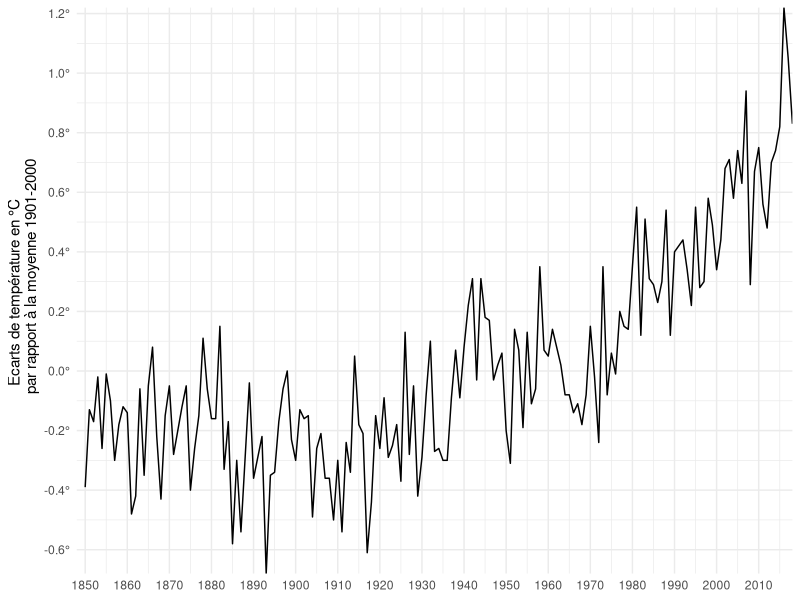
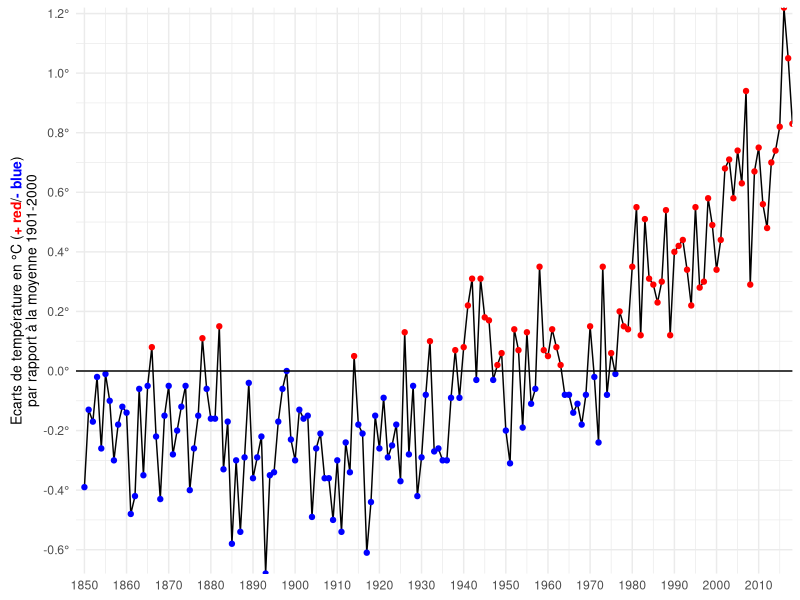
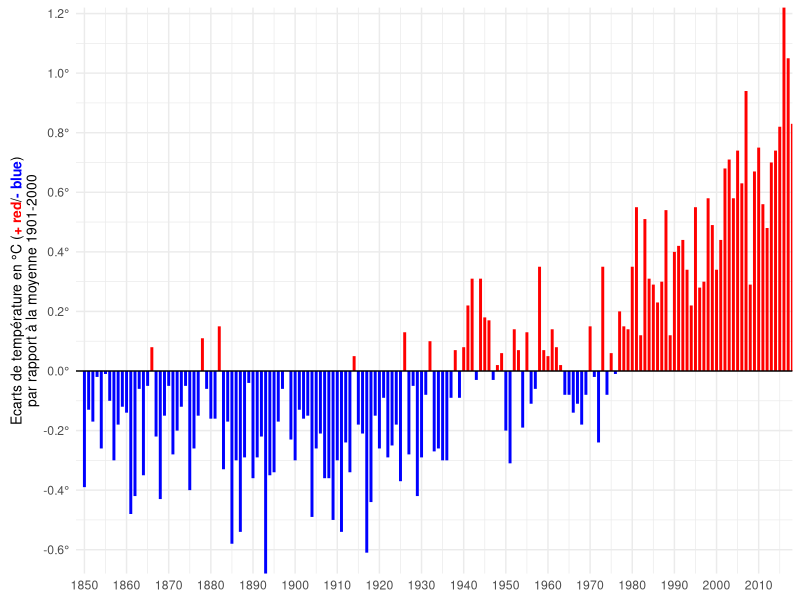
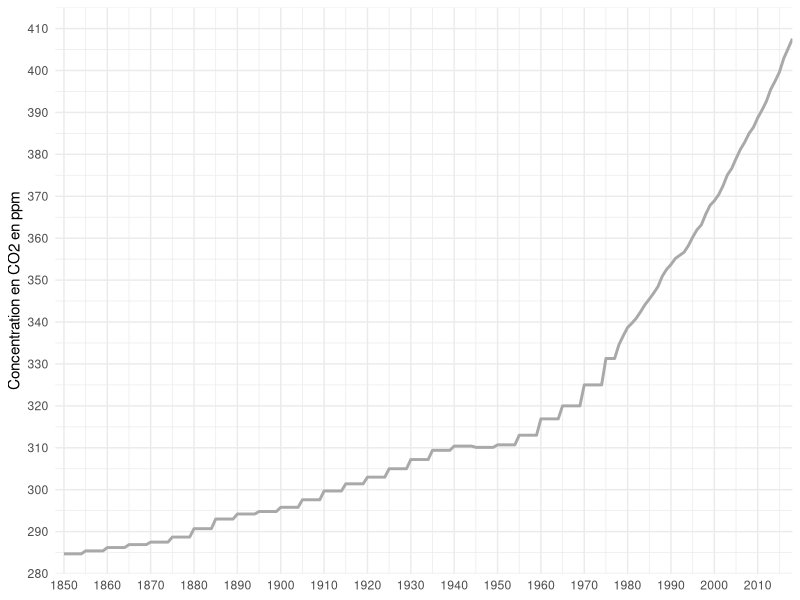
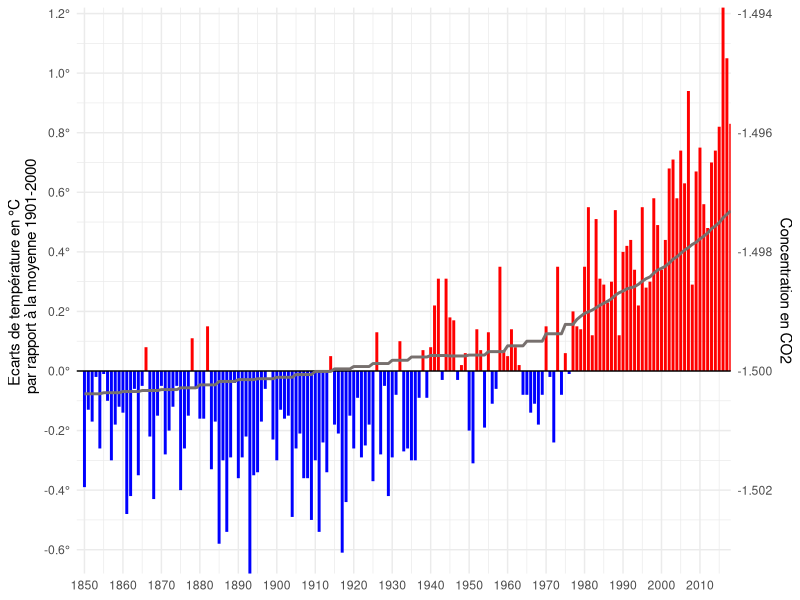
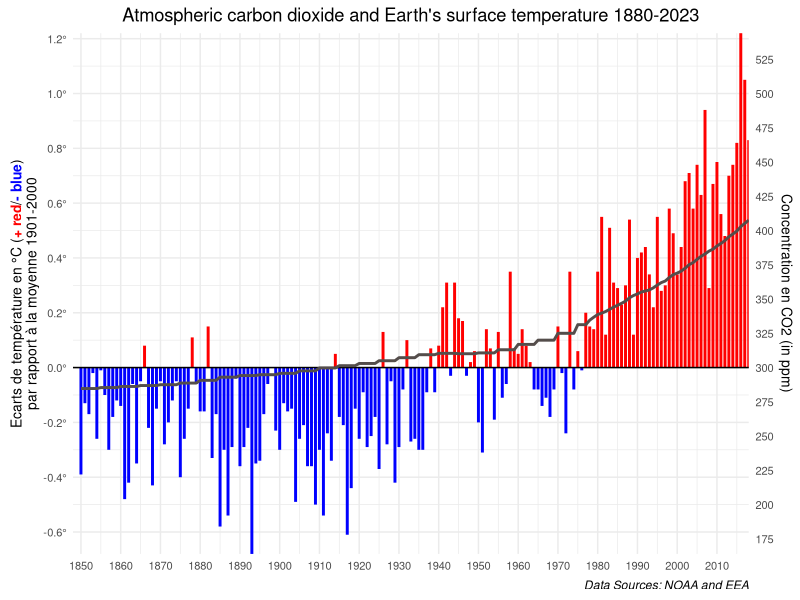
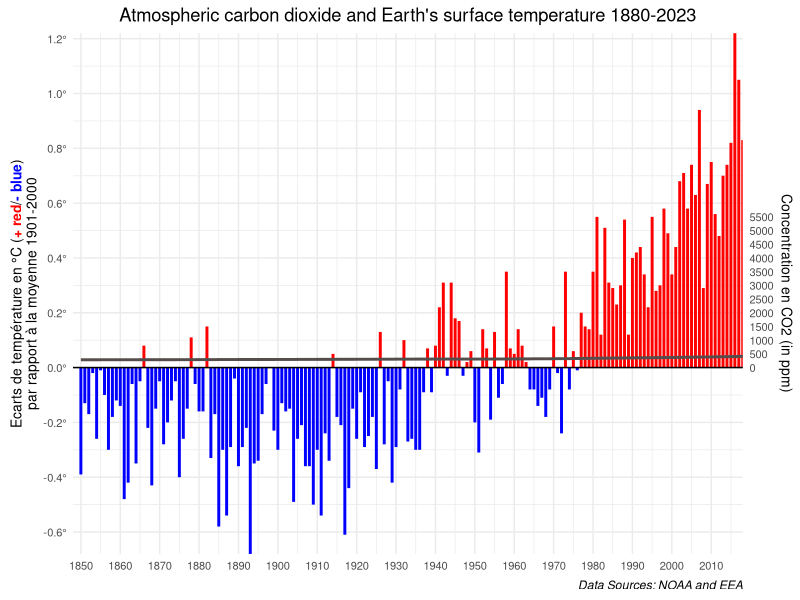
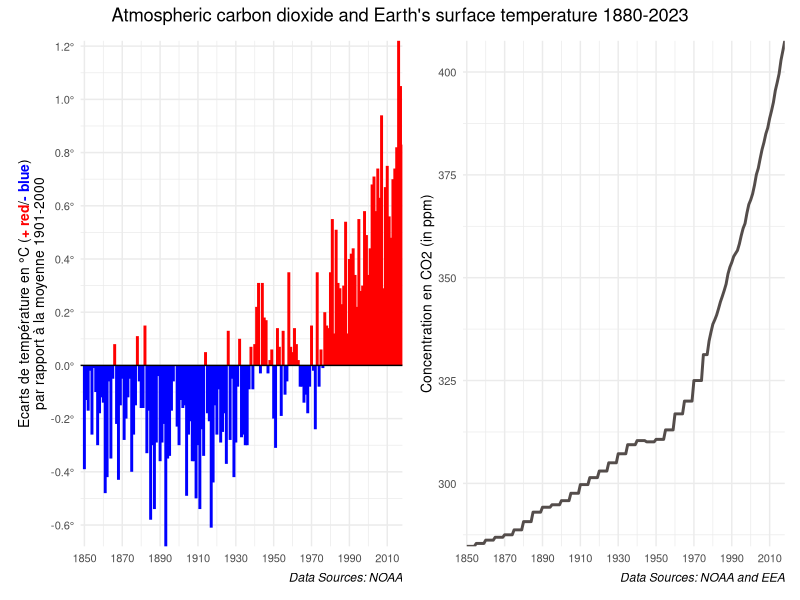

Recreate these plots in R, in order.
## ---- chunk 1
library(tidyverse)
library(scales)
library(ggtext)
library(patchwork)
library(viridis)
## ---- chunk 2
temp <- read_csv("1850-2023.csv", skip = 4)
## ---- chunk 3
head(temp)
## ---- chunk 4
CO2 <- read_csv("atmospheric-concentration-of-carbon-dioxide-5.csv")
## ---- chunk 5
head(CO2)
## ---- chunk 6
temp <- temp %>% rename(ec_deg_C=Value)
CO2 <- CO2 %>% filter(`Polutant:text`=="CO2 (ppm)") %>% 
  rename(Year=`Year:year`,
         CO2_ppm=`Value:number`) %>% 
  select(-`Polutant:text`) %>% 
  filter(Year>=1850)
## ---- chunk 7
dat <- left_join(x=temp,y=CO2,by='Year',copy=FALSE) %>% 
  filter(Year<=2018)
head(dat)
## ---- chunk 8
dat<-dat %>% mutate(ect_p=ec_deg_C>0)
## ---- chunk 9
ggplot(data=dat,aes(x=Year))+
  geom_line(aes(y=ec_deg_C))+
  labs(y="Ecarts de température en °C 
       par rapport à la moyenne 1901-2000")+
  scale_x_continuous(breaks=seq(1850,2020,10))+
  scale_y_continuous(breaks = seq(-0.80, 1.40, 0.2),
                     labels=label_number(suffix = "°"))+
  coord_cartesian(xlim=c(1848,2018),
                  expand = FALSE)+
  theme_minimal()+
  theme(axis.title.x = element_blank(),
        legend.position = 'none')
## ---- chunk 10
ggplot(data=dat,aes(x=Year))+
  geom_line(aes(y=ec_deg_C))+
  geom_point(aes(y=ec_deg_C,color=ect_p))+
  geom_hline(yintercept=0)+  
  labs(y="Ecarts de température en °C (<b style='color:red;'>+ red</b>/<b style='color:blue;'>- blue</b>)<br>
       par rapport à la moyenne 1901-2000")+
  scale_color_manual(values=c('blue','red'))+
  scale_x_continuous(breaks=seq(1850,2020,10))+
  scale_y_continuous(breaks = seq(-0.80, 1.40, 0.2),
                     labels=label_number(suffix = "°"))+
  coord_cartesian(xlim=c(1848,2018),
                  expand = FALSE)+
  theme_minimal()+
  theme(axis.title.x = element_blank(),
        axis.title.y = element_markdown(size=10,margin=margin(r=2,l=2)),
        legend.position = 'none')
## ---- chunk 11
ggplot(data=dat,aes(x=Year))+
  geom_segment(aes(xend=Year, 
                   y=0, 
                   yend=ec_deg_C,
                   color=ect_p),linewidth=1)+
  geom_hline(yintercept=0)+
  labs(y="Ecarts de température en °C (<b style='color:red;'>+ red</b>/<b style='color:blue;'>- blue</b>)<br>
       par rapport à la moyenne 1901-2000")+
  scale_color_manual(values=c('blue','red'))+
  scale_x_continuous(breaks=seq(1850,2020,10))+
  scale_y_continuous(breaks = seq(-0.80, 1.40, 0.2),
                     labels=label_number(suffix = "°"))+
  coord_cartesian(xlim=c(1848,2018),
                  expand = FALSE)+
  theme_minimal()+
  theme(axis.title.x = element_blank(),
        axis.title.y = element_markdown(size=10,margin=margin(r=2,l=2)),
        legend.position = 'none')
## ---- chunk 12
dat1<-dat %>% fill(CO2_ppm)
## ---- chunk 13
ggplot(data=dat1,aes(x=Year,y=CO2_ppm))+
  geom_line(linewidth=1,color="darkgray")+
  labs(y="Concentration en CO2 en ppm")+
  scale_x_continuous(breaks=seq(1850,2020,10))+
  scale_y_continuous(breaks=seq(260,410,10))+
  coord_cartesian(xlim=c(1848,2018),
                  ylim=c(280,415),
                  expand = FALSE)+
  theme_minimal()+
  theme(axis.title.x = element_blank())
## ---- chunk 14
ggplot(data=dat1,aes(x=Year))+
  geom_segment(aes(xend=Year, 
                   y=0, 
                   yend=ec_deg_C,
                   color=ect_p),linewidth=1)+
  geom_hline(yintercept=0)+
  geom_line(aes(y=CO2_ppm*0.005-1.5),
            linewidth=1,color="#77706E")+
  labs(y="Ecarts de température en °C 
       par rapport à la moyenne 1901-2000")+
  scale_color_manual(values=c('blue','red'))+
  scale_x_continuous(breaks=seq(1850,2020,10))+
  scale_y_continuous(breaks = seq(-0.80, 1.40, 0.2),
                     labels=label_number(suffix = "°"),
    sec.axis = sec_axis(~.*0.005-1.5,
                        name="Concentration en CO2"))+
  coord_cartesian(xlim=c(1848,2018),
                  expand = FALSE)+
  theme_minimal()+
  theme(axis.title.x = element_blank(),
        legend.position = 'none')
## ---- chunk 15
ggplot(data=dat1,aes(x=Year))+
  geom_segment(aes(xend=Year, 
                   y=0,yend=ec_deg_C,
                   color=ect_p),linewidth=1)+
  geom_hline(yintercept=0)+
  geom_line(aes(y=CO2_ppm*0.005-1.5),
            linewidth=1,color="#544D4B")+
  labs(title="Atmospheric carbon dioxide and Earth's surface temperature 1880-2023",
       caption="Data Sources: NOAA and EEA",
       y="Ecarts de température en °C (<b style='color:red;'>+ red</b>/<b style='color:blue;'>- blue</b>)<br> par rapport à la moyenne 1901-2000")+
  scale_color_manual(values=c('blue','red'))+
  scale_x_continuous(breaks=seq(1850,2020,10))+
  scale_y_continuous(breaks = seq(-0.80, 1.40, 0.2),
                     labels=label_number(suffix = "°"),
                     sec.axis = sec_axis(~./0.005+300,
                                        name="Concentration en CO2 (in ppm)",
                                        breaks=seq(175,550,25),
                                        labels=seq(175,550,25)))+
  coord_cartesian(xlim=c(1848,2018),expand = FALSE)+
  theme_minimal()+
  theme(plot.title = element_text(hjust=0.5),
        plot.caption = element_text(hjust=1,face="italic"),
        axis.title.x = element_blank(),
        axis.title.y = element_markdown(size=10,margin=margin(r=2,l=2)),
        axis.text = element_text(size=8),
        legend.position = 'none')
## ---- chunk 16
ggplot(data=dat1,aes(x=Year))+
  geom_segment(aes(xend=Year, 
                   y=0,yend=ec_deg_C,
                   color=ect_p),linewidth=1)+
  geom_hline(yintercept=0)+
  geom_line(aes(y=CO2_ppm*0.0001),
            linewidth=1,color="#544D4B")+
  labs(title="Atmospheric carbon dioxide and Earth's surface temperature 1880-2023",
       caption="Data Sources: NOAA and EEA",
       y="Ecarts de température en °C (<b style='color:red;'>+ red</b>/<b style='color:blue;'>- blue</b>)<br> par rapport à la moyenne 1901-2000")+
  scale_color_manual(values=c('blue','red'))+
  scale_x_continuous(breaks=seq(1850,2020,10))+
  scale_y_continuous(breaks = seq(-0.80, 1.40, 0.2),
                     labels=label_number(suffix = "°"),
                     sec.axis = sec_axis(~./0.0001,
                                        name="Concentration en CO2 (in ppm)",
                                        breaks=seq(0,5500,500),
                                        labels=seq(0,5500,500)))+
  coord_cartesian(xlim=c(1848,2018),expand = FALSE)+
  theme_minimal()+
  theme(plot.title = element_text(hjust=0.5),
        plot.caption = element_text(hjust=1,face="italic"),
        axis.title.x = element_blank(),
        axis.title.y = element_markdown(size=10,margin=margin(r=2,l=2)),
        axis.text = element_text(size=8),
        legend.position = 'none')
## ---- chunk 17
g1<-ggplot(data=dat1,aes(x=Year))+
  geom_segment(aes(xend=Year, 
                   y=0, 
                   yend=ec_deg_C,
                   color=ect_p),linewidth=1)+
  geom_hline(yintercept=0)+
  labs(caption="Data Sources: NOAA",
       y="Ecarts de température en °C (<b style='color:red;'>+ red</b>/<b style='color:blue;'>- blue</b>)<br>
       par rapport à la moyenne 1901-2000")+
  scale_color_manual(values=c('blue','red'))+
  scale_x_continuous(breaks=seq(1850,2020,20))+
  scale_y_continuous(breaks = seq(-0.80, 1.40, 0.2),
                     labels=label_number(suffix = "°"))+
  coord_cartesian(xlim=c(1848,2018),
                  expand = FALSE)+
  theme_minimal()+
  theme(plot.title = element_text(hjust=0.5),
        plot.caption = element_text(hjust=1,face="italic"),
        axis.title.x = element_blank(),
        axis.title.y = element_markdown(size=10,
                                    margin=margin(r=2,l=2)),
        axis.text = element_text(size=8),
        legend.position = 'none')
g2<-ggplot(data=dat1,aes(x=Year))+
  geom_line(aes(y=CO2_ppm),
            linewidth=1,color="#544D4B")+
  labs(caption="Data Sources: NOAA and EEA",
       y="Concentration en CO2 (in ppm)")+
  scale_x_continuous(breaks=seq(1850,2020,20))+
  scale_y_continuous(breaks=seq(250,400,25),labels=seq(250,400,25))+
  coord_cartesian(xlim=c(1848,2018),expand = FALSE)+
  theme_minimal()+
  theme(plot.title = element_text(hjust=0.5),
        plot.caption = element_text(hjust=1,face="italic"),
        axis.title.x = element_blank(),
        axis.title.y = element_markdown(size=10,margin=margin(r=2,l=2)),
        axis.text = element_text(size=8),
        legend.position = 'none')
## ---- chunk 18
g1+g2+
  plot_annotation(title="Atmospheric carbon dioxide and Earth's surface temperature 1880-2023")&
  theme(plot.title = element_text(hjust=0.5))
## ---- chunk 19
cor(dat1$ec_deg_C,dat1$CO2_ppm)
## ---- chunk 20
cor.test(dat1$ec_deg_C,dat1$CO2_ppm)$p.value
## ---- chunk 21
ggplot(dat1,aes(x =CO2_ppm,y =ec_deg_C))+
  geom_point()+
  labs(title="Atmospheric carbon dioxide and Earth's surface temperature 1880-2023",
       caption="Data Sources: NOAA and EEA",
       x="Concentration en CO2 (in ppm)",
       y="Ecarts de température en °C
       par rapport à la moyenne 1901-2000")+
  scale_x_continuous(breaks=seq(250,400,20),labels=seq(250,400,20))+
  coord_cartesian(expand=FALSE,ylim=c(-0.8,1.2),xlim=c(280,410))+
  theme_minimal()+
  theme(plot.title = element_text(hjust=0.5),
        plot.caption = element_text(hjust=1,face="italic"))
## ---- chunk 22
ggplot(dat1,aes(x=CO2_ppm,y=ec_deg_C,color=Year))+
  geom_point()+
  labs(title="Atmospheric carbon dioxide and Earth's surface temperature 1880-2023",
       caption="Data Sources: NOAA and EEA",
       x="Concentration en CO2 (in ppm)",
       y="Ecarts de température en °C
       par rapport à la moyenne 1901-2000")+
  scale_x_continuous(breaks=seq(250,400,20),labels=seq(250,400,20))+
  scale_color_viridis(option='turbo')+
  coord_cartesian(expand=FALSE,ylim=c(-0.8,1.2),xlim=c(280,410))+
  theme_minimal()+
  theme(plot.title = element_text(hjust=0.5),
        plot.caption = element_text(hjust=1,face="italic"),
        panel.background=element_rect(fill="#FBFAF5",color="black"),
        legend.position = "top")
